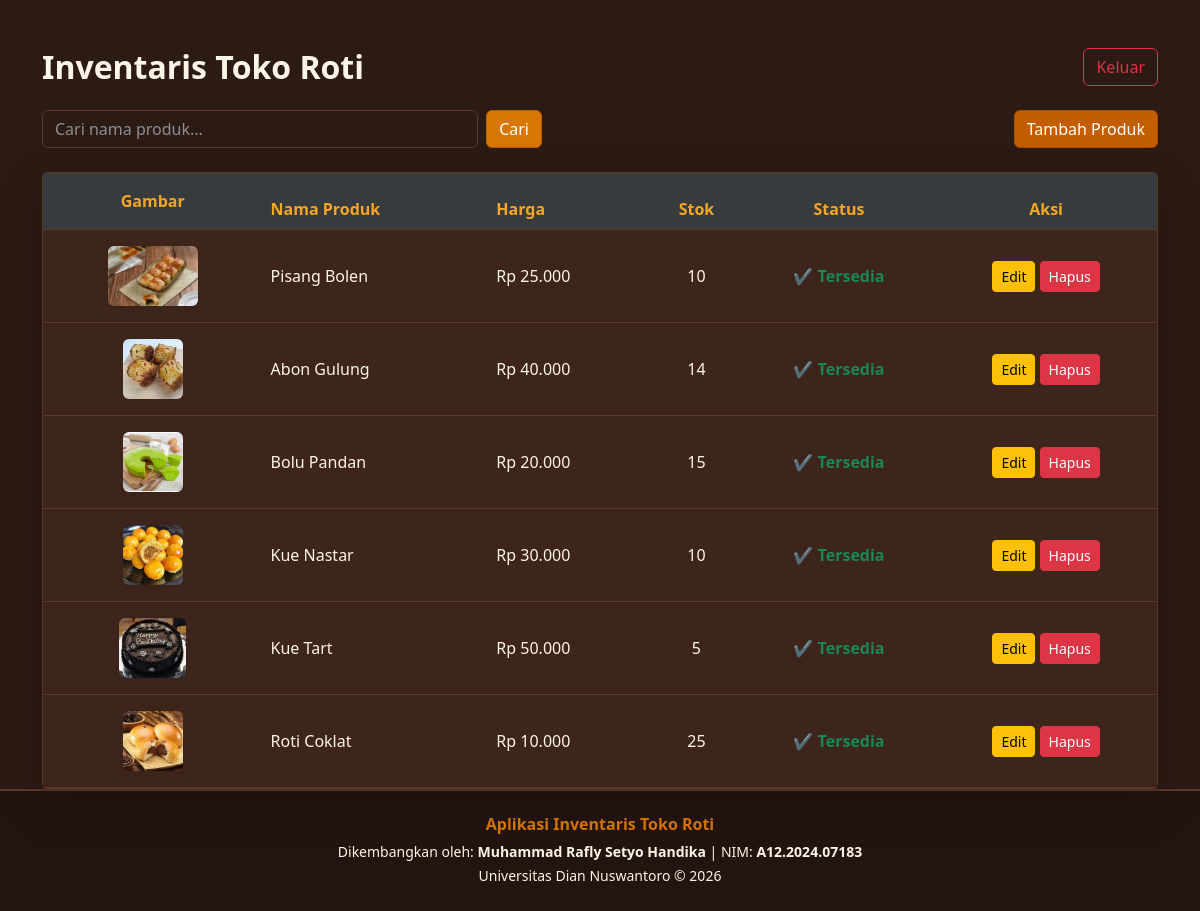
The page /index.php?page=dashboard (signed in) on the database its author committed.
### tables this page shows
CREATE TABLE `produk` (
  `id` int(11) NOT NULL,
  `nama` varchar(100) NOT NULL,
  `harga` decimal(10,2) NOT NULL,
  `stok` int(11) NOT NULL,
  `status` varchar(20) DEFAULT 'Tersedia',
  `gambar` varchar(255) DEFAULT NULL,
  `thumbpath` varchar(255) DEFAULT NULL
);

### models/Product.php (called while the page is built, shortened)
<?php
class Product {
    private $conn;
    public function __construct($db) {
        $this->conn = $db;
    }
    public function getAllProducts($keyword = "") {
        if ($keyword !== "") {
            $search = "%{$keyword}%";
            $stmt = $this->conn->prepare("SELECT * FROM produk WHERE nama LIKE ? ORDER BY id DESC");
            $stmt->bind_param("s", $search);
            $stmt->execute();
            return $stmt->get_result()->fetch_all(MYSQLI_ASSOC);
        } else {
            $query = "SELECT * FROM produk ORDER BY id DESC";
            $result = $this->conn->query($query);
            return $result->fetch_all(MYSQLI_ASSOC);
        }
    }
}
?>

### config/database.php (called while the page is built, shortened)
<?php
function escape_output($string) {
    return htmlspecialchars($string, ENT_QUOTES, 'UTF-8');
}
?>

### views/dashboard.php (the view, shortened to what this page needs)
<!DOCTYPE html>
<html lang="id" data-bs-theme="dark">
<head>
    <link href="https://cdn.jsdelivr.net/npm/bootstrap@5.3.0/dist/css/bootstrap.min.css" rel="stylesheet">
</head>
<body class="d-flex flex-column min-vh-100">
    <div class="container mt-5">
        <div class="d-flex justify-content-between align-items-center mb-4">
            <h2 class="fw-bold mb-0">Inventaris Toko Roti</h2>
            <a href="index.php?page=logout" class="btn btn-outline-danger btn-transisi">Keluar</a>
        </div>
        <div class="d-flex justify-content-between align-items-center mb-4 card-animasi">
            <form method="GET" action="index.php" class="d-flex w-100 me-3" style="max-width: 500px;">
                <input type="text" name="search" class="form-control me-2" placeholder="Cari nama produk..." value="<?= isset($_GET['search']) ? escape_output($_GET['search']) : '' ?>">
                <button type="submit" class="btn btn-primary btn-transisi">Cari</button>
            </form>
            <div>
                <a href="index.php?page=create" class="btn btn-success btn-transisi text-nowrap">Tambah Produk</a>
            </div>
        </div>
        <div class="card shadow-lg border-secondary card-animasi">
            <div class="card-body p-0">
                <div class="table-responsive">
                    <table class="table table-dark table-hover align-middle mb-0 text-center">
                        <thead class="table-active">
                            <tr>
                                <th class="p-3 text-center">Gambar</th>
                                <th class="text-start">Nama Produk</th>
                                <th class="text-start">Harga</th>
                                <th>Stok</th>
                                <th>Status</th>
                                <th>Aksi</th>
                            </tr>
                        </thead>
                        <tbody>
                            <?php foreach($produkList as $row): ?>
                            <tr class="row-hover">
                                <td class="p-3 text-center">
                                    <?php if($row['thumbpath']): ?>
                                        <img src="<?= escape_output($row['thumbpath']) ?>" alt="Thumbnail" class="rounded shadow-sm" style="max-height: 60px;">
                                    <?php else: ?>
                                        <span class="text-muted">Tidak ada</span>
                                    <?php endif; ?>
                                </td>
                                <td class="text-start"><?= escape_output($row['nama']) ?></td>
                                <td class="text-start">Rp <?= number_format($row['harga'], 0, ',', '.') ?></td>
                                <td><?= escape_output($row['stok']) ?></td>
                                <td>
                                    <?php
                                        if ($row['status'] === 'Tersedia') {
                                            echo '<span class="text-success fw-bold">✔️ Tersedia</span>';
                                        } else {
                                            echo '<span class="text-danger fw-bold">❌ Tidak Tersedia</span>';
                                        }
                                    ?>
                                </td>
                                <td>
                                    <a href="index.php?page=edit&id=<?= $row['id'] ?>" class="btn btn-sm btn-warning btn-transisi">Edit</a>
                                    <a href="index.php?page=delete&id=<?= $row['id'] ?>" class="btn btn-sm btn-danger btn-transisi" onclick="return confirm('Yakin ingin menghapus?')">Hapus</a>
                                </td>
                            </tr>
                            <?php endforeach; ?>
                        </tbody>
                    </table>
                </div>
            </div>
        </div>
    </div>
    <footer class="mt-auto py-4 text-center" style="background-color: #24140f; border-top: 2px solid #5c382a;">
        <div class="container">
            <h6 class="fw-bold mb-1" style="color: #d97706;">Aplikasi Inventaris Toko Roti</h6>
            <small style="color: #fdf5e6;">
                Dikembangkan oleh: <strong>Muhammad Rafly Setyo Handika</strong> |
                NIM: <strong>A12.2024.07183</strong><br>
                Universitas Dian Nuswantoro &copy; <?= date('Y') ?>
            </small>
        </div>
    </footer>
</body>
</html>

### public/index.php (shortened to what this page needs)
<?php
require_once '../config/database.php';
require_once '../controllers/ProductController.php';
$page = isset($_GET['page']) ? $_GET['page'] : 'dashboard';
switch ($page) {
    case 'dashboard':
        require_once '../models/Product.php';
        $productModel = new Product($conn);
        $keyword = isset($_GET['search']) ? trim($_GET['search']) : "";
        $produkList = $productModel->getAllProducts($keyword);
        require '../views/dashboard.php';
        break;
}
?>

### views/dashboard.php (style rules this page uses)
[data-bs-theme="dark"] { --bs-body-bg: #2c1a14; --bs-body-color: #fdf5e6; --bs-body-tertiary-bg: #2c1a14; }
.card { background-color: #42281e !important; border-color: #5c382a !important; color: #fdf5e6; }
.card-header, .table-active th { background-color: #24140f !important; color: #f5a623 !important; border-bottom: 1px solid #5c382a; }
.table-dark { --bs-table-bg: #3e251c; --bs-table-color: #fdf5e6; --bs-table-border-color: #5c382a; --bs-table-hover-bg: #4f3024; }
.btn-primary { background-color: #d97706; border-color: #b46102; color: #fff; }
.btn-success { background-color: #c25e00; border-color: #a34e00; color: #fff; }
.form-control, .form-select { background-color: #2c1a14 !important; border-color: #5c382a !important; color: #fdf5e6 !important; }
.btn-transisi { transition: transform 0.3s ease, background-color 0.3s ease; }
.card-animasi { animation: fadeUp 0.6s ease-out; }
.row-hover { transition: background-color 0.3s ease; }

### rows shown on the page
produk: thumbpath (picture), nama "Pisang Bolen", harga "25.000", stok "10", status "✔️ Tersedia"
produk: thumbpath (picture), nama "Abon Gulung", harga "40.000", stok "14", status "✔️ Tersedia"
produk: thumbpath (picture), nama "Bolu Pandan", harga "20.000", stok "15", status "✔️ Tersedia"
produk: thumbpath (picture), nama "Kue Nastar", harga "30.000", stok "10", status "✔️ Tersedia"
produk: thumbpath (picture), nama "Kue Tart", harga "50.000", stok "5", status "✔️ Tersedia"
produk: thumbpath (picture), nama "Roti Coklat", harga "10.000", stok "25", status "✔️ Tersedia"
